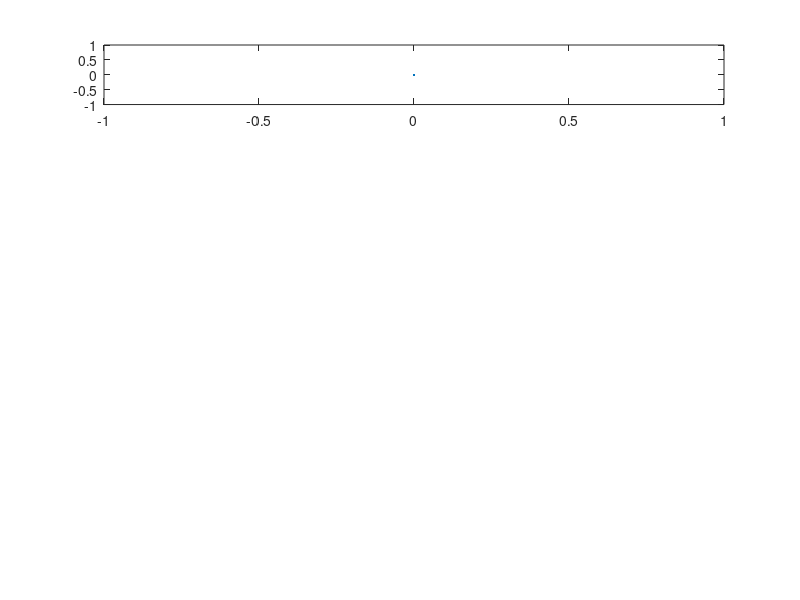

This chart was generated by the following MATLAB code: (Note: this script raises an error after producing the figure.)
function output_data = Experiment_Example_MATLAB()
    figure(1);  clf;       % Create an empty figure to update later
    subplot(511)
    h1 = plot([0],[0]);
    h1.XData = []; h1.YData = [];
    ylabel('Position (rad)');
    title('Position');
    
    subplot(512)
    h2 = plot([0],[0]);
    h2.XData = []; h2.YData = [];
    ylabel('Velocity (rad/s)');
    title('Velocity');
    
    subplot(513)
    h3 = plot([0],[0]);
    h3.XData = []; h3.YData = [];
    ylabel('Current (Amps)');
    title('Current');
    
    subplot(514)
    h4 = plot([0],[0]);
    h4.XData = []; h4.YData = [];
    ylabel('Voltage (Volts)');
    title('Voltage');
    
    subplot(515)
    h5 = plot([0],[0]);
    h5.XData = []; h5.YData = [];
    ylabel('Desired Currennt (Amps)');
    title('Desired Current');
    
    % This function will get called any time there is new data from
    % the Nucleo board. Data comes in blocks, rather than one at a time.
    function my_callback(new_data)
        t = new_data(:,1);   % time
        pos = new_data(:,2); % position
        vel = new_data(:,3); % velocity
        curr = new_data(:,4); % current
        volts = new_data(:,5); % voltage
        curr_d = new_data(:,6); % desired current
        N = length(pos);
        
        h1.XData(end+1:end+N) = t;   % Update subplot 1
        h1.YData(end+1:end+N) = pos;
        h2.XData(end+1:end+N) = t;   % Update subplot 2
        h2.YData(end+1:end+N) = vel;
        h3.XData(end+1:end+N) = t;   % Update subplot 3
        h3.YData(end+1:end+N) = curr;
        h4.XData(end+1:end+N) = t;   % Update subplot 4
        h4.YData(end+1:end+N) = volts;       
        h5.XData(end+1:end+N) = t;   % Update subplot 5
        h5.YData(end+1:end+N) = curr_d;        
    end
    
    frdm_ip  = '192.168.1.100';     % Nucleo board ip
    frdm_port= 11223;               % Nucleo board port  
    params.callback = @my_callback; % callback function
    params.timeout  = 2;            % end of experiment timeout
    
    % The example program provided takes two arguments
    Kp = 22.0;
    Ki = 1.0;
    Desired_Current = 1.0;
    R = 1.81;
    Kb = 0.172;
    input = [Kp Ki Desired_Current R Kb];    % input sent to Nucleo board
    output_size = 6;    % number of outputs expected
    
    output_data = RunExperiment(frdm_ip,frdm_port,input,output_size,params);
        
end
